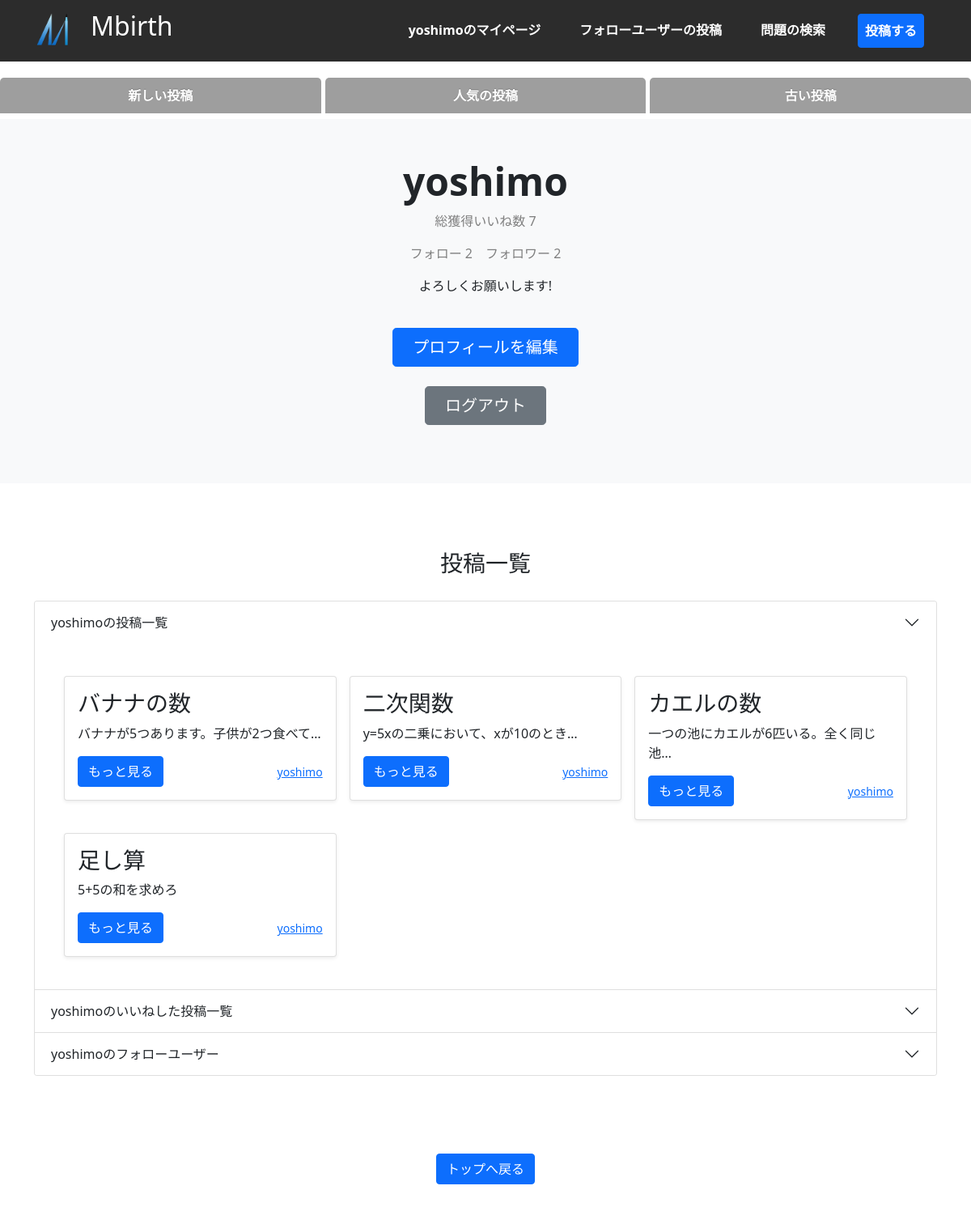
Screenshot of /user/1 (signed in) with the database file from the repository.
### accounts/models.py (models this page shows)
class CustomUser(AbstractUser):
    pass

class Introduction(models.Model):
    user=models.ForeignKey(
        CustomUser,
        on_delete=models.CASCADE,
        verbose_name="ユーザー"
    )
    introduction=models.TextField(
        verbose_name="自己紹介・一言",
        null=True,
        blank=True,  #null、空白を許容
    )

### mathapp/models.py (models this page shows, shortened)
class QuestionPost(models.Model):
    user=models.ForeignKey(
        CustomUser,
        verbose_name="ユーザー",
        on_delete=models.CASCADE
    )
    title=models.CharField(
        max_length=25,
        verbose_name="問題タイトル"
        )
    content=models.TextField(
        verbose_name="問題文"
    )
    img=models.ImageField(
        verbose_name="画像(任意)",
        blank=True, #空欄でもよい
        null=True, #nullを許容
        upload_to="photos"  #MEDIA_ROOT以下のphotosにファイルを保存
    )
    answer=models.CharField(
        verbose_name="答え",
        max_length=30
    )
    explain=models.TextField(
        verbose_name="解説(任意)",
        blank=True,
        null=True,
    )
    posted_at=models.DateTimeField(
        verbose_name="投稿日時",
        auto_now_add=True  #日時を自動追加
    )

### mathapp/views.py (the view)
# urls.py: path("user/<int:user>",views.UserView.as_view(),name="user_list"),
@method_decorator(login_required,name="dispatch")
class UserView(ListView):
    template_name="userpage.html"
    def get_queryset(self):
        self.user_id=self.kwargs["user"]
        self.user_list=QuestionPost.objects.filter(user=self.user_id).order_by("-posted_at")
        return self.user_list
    def get_context_data(self, **kwargs):
        context = super().get_context_data(**kwargs)
        if len(self.user_list)==0: #もしユーザーページに投稿が一つもなければ(投稿が一つもない場合そこにたどり着けるのは自分自身だけなため)
            if self.request.user.id!=self.user_id:  #もし閲覧中のユーザーページとログインしているユーザーが異なる場合
                pass
            else:
                view_user=self.request.user  #自分自身
                context["view_user"]=view_user  #表示させるユーザー名
                context["fillter"] = "投稿一覧"
                context["all_good"]=0 #いいねされた数を0に
                obj=Introduction.objects.filter(user=view_user).order_by("-id")  #filterで絞り込みし、order_by()で最新の一言オブジェクトを取得して
                if len(obj)==0: #もし一言が一回も設定されていないなら
                    context["introduction"]=""  #introductionを空文字で返す
                else: #そうでないなら
                    context["introduction"]=str(obj[0].introduction)  #contextに引き渡す(introductionフィールドを文字列にして)
                good_questions_test=Like.objects.filter(user=view_user).order_by("-id")
                good_questions=[]
                for oneobj in good_questions_test:
                    good_questions.append(oneobj.question)
                context["good_questions"]=good_questions
                follow=len(Connect.objects.filter(user=self.request.user)) #フォロー
                follower=len(Connect.objects.filter(follow=self.request.user))  #フォロワー
                context["follow"]=follow
                context["follower"]=follower
                follow_users=Connect.objects.filter(user=view_user)
                context["follow_users"]=follow_users
                context["other_intro"]=Introduction.objects.all()#ユーザーの一言を格納したリスト
                return context
        else: #もしそうではないなら
            view_user=self.user_list[0].user  #一つ目の投稿の投稿者から表示させるユーザーを取得する
            context["view_user"]=view_user  #表示させるユーザー
            context["fillter"] = "投稿一覧"
            question_all=QuestionPost.objects.filter(user=view_user).order_by("-id")
            good_list=[0]  #各々の問題のいいね数を格納
            for question in question_all:
                good_num=len(Like.objects.filter(question=question))  #forで選ばれた問題オブジェクトをLikeモデルのquestionフィールドのフィルタにかけて、その問題のいいね数を取得する
                good_list.append(good_num)  #good_num変数をgood_listリストに格納
            context["good_list"]=good_list  #contextにgood_listに追加
            all_good=sum(good_list)
            context["all_good"]=all_good
            obj=Introduction.objects.filter(user=view_user).order_by("-id")  #filterで絞り込みし、order_by()で最新の一言オブジェクトを取得して
            if len(obj)==0:  #もし一言が設定されていなかったら
                context["introduction"]=""  #一言を空文字で表示
            else: #そうではないなら
                context["introduction"]=str(obj[0].introduction)  #contextに引き渡す(introductionフィールドを文字列にして)
            good_questions_test=Like.objects.filter(user=view_user).order_by("-id")
            good_questions=[]
            for oneobj in good_questions_test:
                good_questions.append(oneobj.question)
            context["good_questions"]=good_questions
            is_follow=False  #そのユーザーをフォローしているかのフラグ
            follow=Connect.objects.filter(user=self.request.user,follow=view_user)  #フィルターにかける
            if follow.exists()==False:  #もしすでにデータベースの情報からだとフォローしたあったら
                is_follow=False
            else: #そうではないなら
                is_follow=True
            context["is_follow"]=is_follow
            follow=len(Connect.objects.filter(user=view_user)) #フォロワー
            follower=len(Connect.objects.filter(follow=view_user))  #フォロー
            context["follow"]=follow
            context["follower"]=follower
            follow_users=Connect.objects.filter(user=view_user)
            context["follow_users"]=follow_users
            context["other_intro"]=Introduction.objects.all()#ユーザーの一言を格納したリスト
            return context

### mathapp/templates/userpage.html (shortened to what this page needs)
{% extends 'base.html' %}
{% load widget_tweaks %}
{% load static %}
{% load my_templatetags %}
{% block contents %}
<br>
<div class="tab-wrap">
    <input id="TAB-01" type="radio" name="TAB" class="tab-switch"onclick="location.href='{% url "mathapp:index" %}'" /><label class="tab-label" for="TAB-01">新しい投稿</label>
    <input id="TAB-03" type="radio" name="TAB" class="tab-switch"onclick="location.href='{% url "mathapp:popular" %}'" /><label class="tab-label" for="TAB-03">人気の投稿</label>
    <input id="TAB-02" type="radio" name="TAB" class="tab-switch"onclick="location.href='{% url "mathapp:old" %}'" /><label class="tab-label" for="TAB-02">古い投稿</label>
</div>
<div class="px-4 py-5 my-1 text-center bg-light">
    <h1 class="display-5 fw-bold">
        {% if view_user %}
            {{view_user}}
        {% else %}
            ユーザーが存在しません
        {% endif %}
    </h1>
    {% if view_user %}
        <p style="color: gray;">総獲得いいね数 {{all_good}}</p>
        <div style="display: flex; justify-content: center;">
            <p style="color: gray;" class="mx-2">フォロー {{follow}}</p>
            <p style="color: gray;" class="mx-2">フォロワー {{follower}}</p>
        </div>
    {% endif %}
    <p>{{introduction}}</p>
    <div class="col-lg-6 mx-auto">
        <br>
        {% if view_user == request.user %}
        <div class="d-grid gap-2 d-sm-flex justify-content-sm-center">
            <button type="submit" class="btn btn-primary btn-lg px-4 gap-3"onclick="location.href='{% url "accounts:profile" request.user.id %}'">プロフィールを編集</button>
        </div>
        <div class="d-grid gap-2 d-sm-flex justify-content-sm-center">
            <button type="submit" class="btn btn-secondary btn-lg px-4 my-4 gap-3"onclick="location.href='{% url "accounts:logout"%}'">ログアウト</button>
        </div>
        {% endif %}
    </div>
</div>
<div class="album py-5 bg-white">
    <div class="container" id="cards">
        <h3 class="" style="text-align: center; margin: 30px;">{{fillter}}</h3>
        <div class="row row-cols-1 row-cols-sm-2 row-cols-md-3 g-3" >
            <div class="col-lg-12 mx-auto">
                <div class="accordion" id="accordionExample">
                    <div class="accordion-item">
                        <h2 class="accordion-header" id="headingTwo">
                            <button class="accordion-button collapsed" type="button" data-bs-toggle="collapse" data-bs-target="#collapseOne" aria-expanded="true" aria-controls="collapseOne">
                                {{view_user}}の投稿一覧
                            </button>
                        </h2>
                        <div id="collapseOne" class="accordion-collapse show" aria-labelledby="headingOne" data-bs-parent="#accordionExample">
                            <div class="accordion-body">
                                <div class="album py-4 bg-white">
                                    <div class="container" id="cards">
                                        <div class="row row-cols-1 row-cols-sm-2 row-cols-md-3 g-3" >
                                            {% for question in object_list %}
                                            <div class="col">
                                                <div class="card shadow-sm">
                                                    <div class="card-body">
                                                        <h3 class="card-title">{{question.title}}</h3>
                                                        <p class="card-text">
                                                            {{question.content|truncatechars:20}}
                                                        </p>
                                                        <div class="d-flex justify-content-between align-items-center">
                                                            <div class="btn-group">
                                                                {% if user.is_authenticated %}
                                                                <button type="button" class="btn btn-primary"onclick="location.href='{% url "mathapp:question_detail" question.pk %}'">もっと見る</button>
                                                                {% else %}
                                                                <button type="button" class="btn btn-primary"onclick="location.href='{% url "accounts:login" %}'">ログインしてもっと見る</button>
                                                                {% endif %}
                                                            </div>
                                                            {% if user.is_authenticated %}
                                                                <div>
                                                                    <small class="text-muted"><a href="{% url "mathapp:user_list" user=question.user.id %}">{{question.user}}</a></small>
                                                                </div>
                                                            {% endif %}
                                                        </div>
                                                    </div>
                                                </div>
                                            </div>
                                            {% endfor %}
                                        </div>
                                    </div>
                                </div>
                            </div>
                        </div>
                    </div>
                    <div class="accordion-item">
                        <h2 class="accordion-header" id="headingTwo">
                            <button class="accordion-button collapsed" type="button" data-bs-toggle="collapse" data-bs-target="#collapseTwo" aria-expanded="false" aria-controls="collapseTwo">
                                {{view_user}}のいいねした投稿一覧
                            </button>
                        </h2>
                    </div>
                    <div class="accordion-item">
                        <h2 class="accordion-header" id="headingThree">
                            <button class="accordion-button collapsed" type="button" data-bs-toggle="collapse" data-bs-target="#collapseThree" aria-expanded="false" aria-controls="collapseThree">
                                {{view_user}}のフォローユーザー
                            </button>
                        </h2>
                    </div>
                </div>
            </div>
        </div>
    </div>
</div>
{% endblock contents %}

### mathapp/templates/base.html (shortened to what this page needs)
{% load static %}
<!DOCTYPE html>
<html lang="ja">
<head>
    <link href="https://cdn.jsdelivr.net/npm/bootstrap@5.0.2/dist/css/bootstrap.min.css" rel="stylesheet"
>
    <link href={% static "css/style.css" %} rel="stylesheet">
</head>
<body>
    <nav class="navbar navbar-expand-lg navbar-light py-2 DownMove" id="header"
        style="background-color: rgb(44, 44, 44);">
        <div class="container" style="background-color: rgb(44, 44, 44);">
            <div class="navbar-brand d-flex" href="#">
                <a href="{% url "mathapp:index" %}">
                    <img src="{% static "img/mbirth_logo.png" %}" alt="" width="50" height="50" style="margin-right: 20px;">
                    <a href="{%  url "mathapp:index" %}" style="text-decoration: none;">
                        <h2 class="text-white">Mbirth</h2>
                    </a>
                </a>
            </div>
            <div class="collapse navbar-collapse" id="navbarNav">
                <ul class="navbar-nav ms-auto" style="background-color: rgb(44, 44, 44);">
                    {% if user.is_authenticated %}
                    <li class="nav-item px-3">
                        <a class="nav-link yoshi-nav" href="{% url "mathapp:user_list" request.user.id %}">{{user.username}}のマイページ</a>
                    </li>
                    <li class="nav-item px-3">
                        <a class="nav-link yoshi-nav" href="{% url "mathapp:follow_post"%}">フォローユーザーの投稿</a>
                    </li>
                    <li class="nav-item px-3">
                        <a class="nav-link yoshi-nav" href="{% url "mathapp:serch"%}">問題の検索</a>
                    </li>
                    <li class="nav-item px-3">
                        <a href="{% url "mathapp:post" %}" class="nav-link yoshi-nav btn btn-primary">投稿する</a>
                    </li>
                    {% endif %}
                </ul>
            </div>
        </div>
    </nav>
    <br><br><br>
            {% block contents %}
            {% endblock contents %}
        <footer>
            <div class="container text-center">
                <a href="{% url "mathapp:index" %}" class="btn btn-primary mx-5 my-5">トップへ戻る</a>
            </div>
        </footer>
</body>
</html>

### mathapp/static/css/style.css (style rules this page uses)
.navbar .nav-link { color: white !important; font-weight: 700; }
.yoshi-nav { transition: border-bottom .25s; }
#header { position: fixed; width: 100%; z-index: 999; display: flex; justify-content: space-between; align-items: center; color: #fff; text-align: center; padding: 20px; }
#header.DownMove { animation: DownAnime 0.5s forwards; }
.tab-wrap { display: flex; flex-wrap: wrap; margin: 0px 0; }
.tab-wrap:after { content: ''; width: 100%; height: 3px; background: rgba(255, 255, 255, 0); display: block; order: -1; }
.tab-label { color: White; background: rgb(158, 158, 158); font-weight: bold; text-shadow: 0 -1px 0 rgba(0, 0, 0, .2); white-space: nowrap; text-align: center; padding: 10px .5em; order: -1; position: relative; z-index: 1; cursor: pointer; border-radius: 5px 5px 0 0; flex: 1; }
.tab-label:not(:last-of-type) { margin-right: 5px; }

### rows the page displays
CustomUser: username "yoshimo"
Introduction: introduction "よろしくお願いします!"
QuestionPost: title "バナナの数", content "バナナが5つあります。子供が2つ食べて…", user "yoshimo"
QuestionPost: title "二次関数", content "y=5xの二乗において、xが10のとき…", user "yoshimo"
QuestionPost: title "カエルの数", content "一つの池にカエルが6匹いる。全く同じ池…", user "yoshimo"
QuestionPost: title "足し算", content "5+5の和を求めろ", user "yoshimo"

### other values shown
{{ all_good }} "7"
{{ follow }} "2"
{{ follower }} "2"
{{ fillter }} "投稿一覧"
